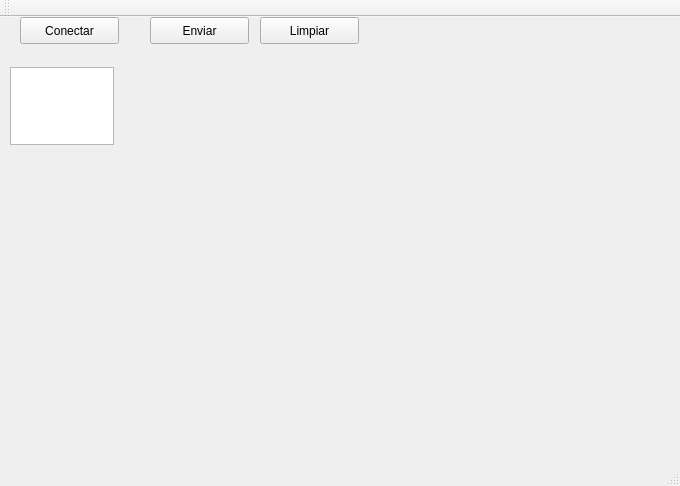
<?xml version="1.0" encoding="UTF-8"?>
<ui version="4.0">
 <class>MainWindow</class>
 <widget class="QMainWindow" name="MainWindow">
  <property name="geometry">
   <rect>
    <x>0</x>
    <y>0</y>
    <width>680</width>
    <height>486</height>
   </rect>
  </property>
  <property name="windowTitle">
   <string>MainWindow</string>
  </property>
  <widget class="QWidget" name="centralWidget">
   <widget class="QPushButton" name="pushButton">
    <property name="geometry">
     <rect>
      <x>20</x>
      <y>0</y>
      <width>99</width>
      <height>27</height>
     </rect>
    </property>
    <property name="text">
     <string>Conectar</string>
    </property>
   </widget>
   <widget class="QPushButton" name="pushButton_2">
    <property name="geometry">
     <rect>
      <x>150</x>
      <y>0</y>
      <width>99</width>
      <height>27</height>
     </rect>
    </property>
    <property name="text">
     <string>Enviar</string>
    </property>
   </widget>
   <widget class="QPushButton" name="pushButton_3">
    <property name="geometry">
     <rect>
      <x>260</x>
      <y>0</y>
      <width>99</width>
      <height>27</height>
     </rect>
    </property>
    <property name="text">
     <string>Limpiar</string>
    </property>
   </widget>
   <widget class="QTextEdit" name="textEdit">
    <property name="geometry">
     <rect>
      <x>10</x>
      <y>50</y>
      <width>104</width>
      <height>78</height>
     </rect>
    </property>
   </widget>
   <widget class="QCustomPlot" name="customPlot" native="true">
    <property name="geometry">
     <rect>
      <x>140</x>
      <y>50</y>
      <width>531</width>
      <height>371</height>
     </rect>
    </property>
    <property name="autoFillBackground">
     <bool>false</bool>
    </property>
   </widget>
  </widget>
  <widget class="QMenuBar" name="menuBar">
   <property name="geometry">
    <rect>
     <x>0</x>
     <y>0</y>
     <width>680</width>
     <height>25</height>
    </rect>
   </property>
  </widget>
  <widget class="QToolBar" name="mainToolBar">
   <attribute name="toolBarArea">
    <enum>TopToolBarArea</enum>
   </attribute>
   <attribute name="toolBarBreak">
    <bool>false</bool>
   </attribute>
  </widget>
  <widget class="QStatusBar" name="statusBar"/>
 </widget>
 <layoutdefault spacing="6" margin="11"/>
 <customwidgets>
  <customwidget>
   <class>QCustomPlot</class>
   <extends>QWidget</extends>
   <header location="global">qcustomplot.h</header>
   <container>1</container>
  </customwidget>
 </customwidgets>
 <resources/>
 <connections/>
</ui>
